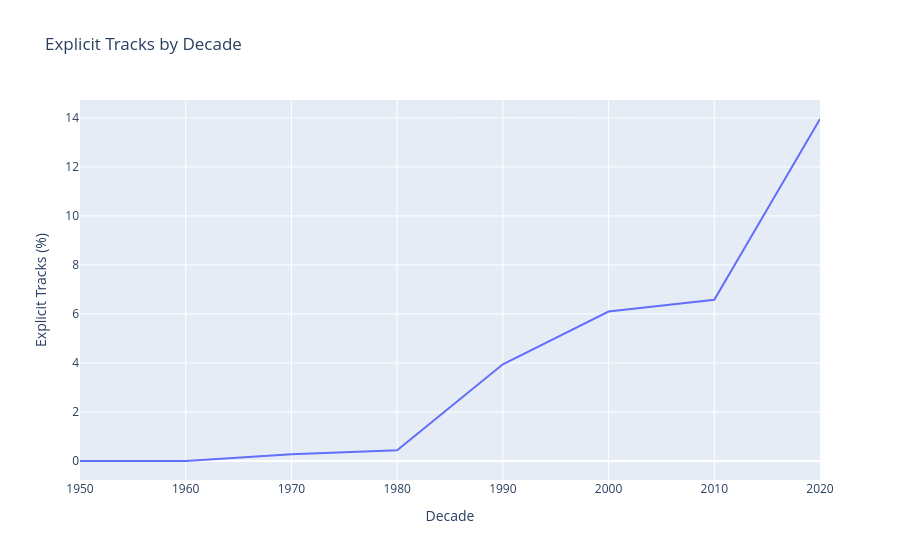

Source (notebook cell):
### Code cell
fig = px.line(
    explicit_by_decade,
    x="decade",
    y="explicit_percentage",
    title="Explicit Tracks by Decade",
    labels={
        "decade": "Decade",
        "explicit_percentage": "Explicit Tracks (%)"
    }
)

fig.show()

### Figure 1 — Plotly figure (JSON) as saved in the notebook; plotly's stock layout.template omitted (floating-point values rounded to 4 significant figures)
{"data": [{"hovertemplate": "Decade=%{x}<br>Explicit Tracks (%)=%{y}<extra></extra>", "legendgroup": "", "line": {"color": "#636efa", "dash": "solid"}, "marker": {"symbol": "circle"}, "mode": "lines", "name": "", "orientation": "v", "showlegend": false, "type": "scatter", "x": [1950, 1960, 1970, 1980, 1990, 2000, 2010, 2020], "xaxis": "x", "y": [0.0, 0.0, 0.2793, 0.4415, 3.944, 6.096, 6.577, 13.95], "yaxis": "y"}], "layout": {"legend": {"tracegroupgap": 0}, "title": {"text": "Explicit Tracks by Decade"}, "xaxis": {"anchor": "y", "domain": [0, 1], "title": {"text": "Decade"}}, "yaxis": {"anchor": "x", "domain": [0, 1], "title": {"text": "Explicit Tracks (%)"}}}}
